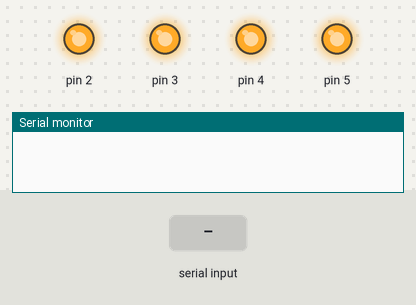
Simulated run of this sketch. Board: Arduino Uno, built with avr-gcc and run on an emulated ATmega328P. On the bench: output pins drawn as LEDs (lit = HIGH), the last lines printed to the serial monitor. The test bench sets the inputs (shaded band).

Above: at 1.2 s.
1.3 s: "hidupkan mesin" received over the second serial link
At 2.2 s:
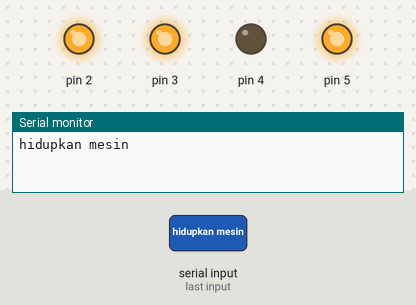
3.9 s: "buka kunci stang" received over the second serial link
At 4.9 s:
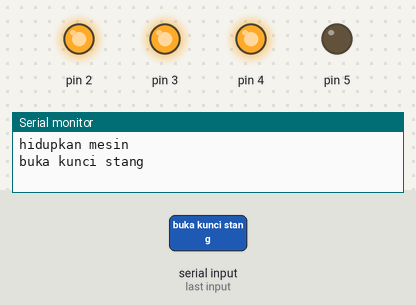
5.5 s: "hidupkan mesin" received over the second serial link
At 6.4 s:
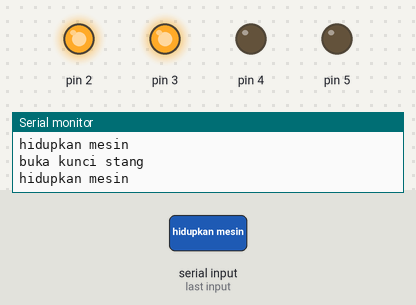
Timing chart, 0 to 8.5 s (numbered marks = the images above; inputs shaded):
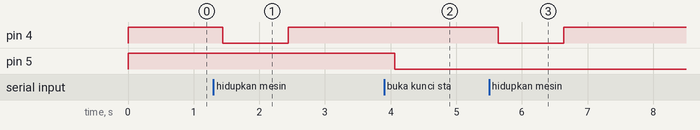

Measured:
- after the input at 1.3 s, pin 4: HIGH → LOW after 0.14 s, → HIGH 1.0 s later
- after the input at 3.9 s, pin 5: HIGH → LOW after 0.16 s
- after the input at 5.5 s, pin 4: HIGH → LOW after 0.14 s, → HIGH 1.0 s later

The sketch:

pengontrolan_sepeda_motor_dengan_hc_05.ino
```cpp
#include <SoftwareSerial.h>
SoftwareSerial BT(10, 11);
String perintah;

void setup() {
  BT.begin(9600);
  Serial.begin(9600);
  pinMode(2, OUTPUT);
  pinMode(3, OUTPUT);
  pinMode(4, OUTPUT);
  pinMode(5, OUTPUT);
  digitalWrite(2, HIGH);
      digitalWrite(3, HIGH);
      digitalWrite(4, HIGH);
      digitalWrite(5, HIGH);
}
void loop() {
  while (BT.available()) {
    delay(10);
    char c = BT.read();
    perintah += c;
  }
  if (perintah.length() > 0) {
    Serial.println(perintah);

    if (perintah == "hidupkan sepeda motor")
    {
      digitalWrite(2, LOW);
      digitalWrite(3, LOW);
    }
    if (perintah == "matikan sepeda motor")
    {
      digitalWrite(2, HIGH);
      digitalWrite(3, HIGH);
    }
    else if (perintah == "hidupkan mesin")
    {
      digitalWrite(4, LOW);
      delay (1000);
      digitalWrite(4, HIGH);
    }

    else if (perintah == "buka kunci stang")
    {
      digitalWrite(5, LOW);
    }
    else if (perintah == "tutup kunci stang")
    {
      digitalWrite(5, HIGH);
    }

    perintah = "";
  }
}
```
